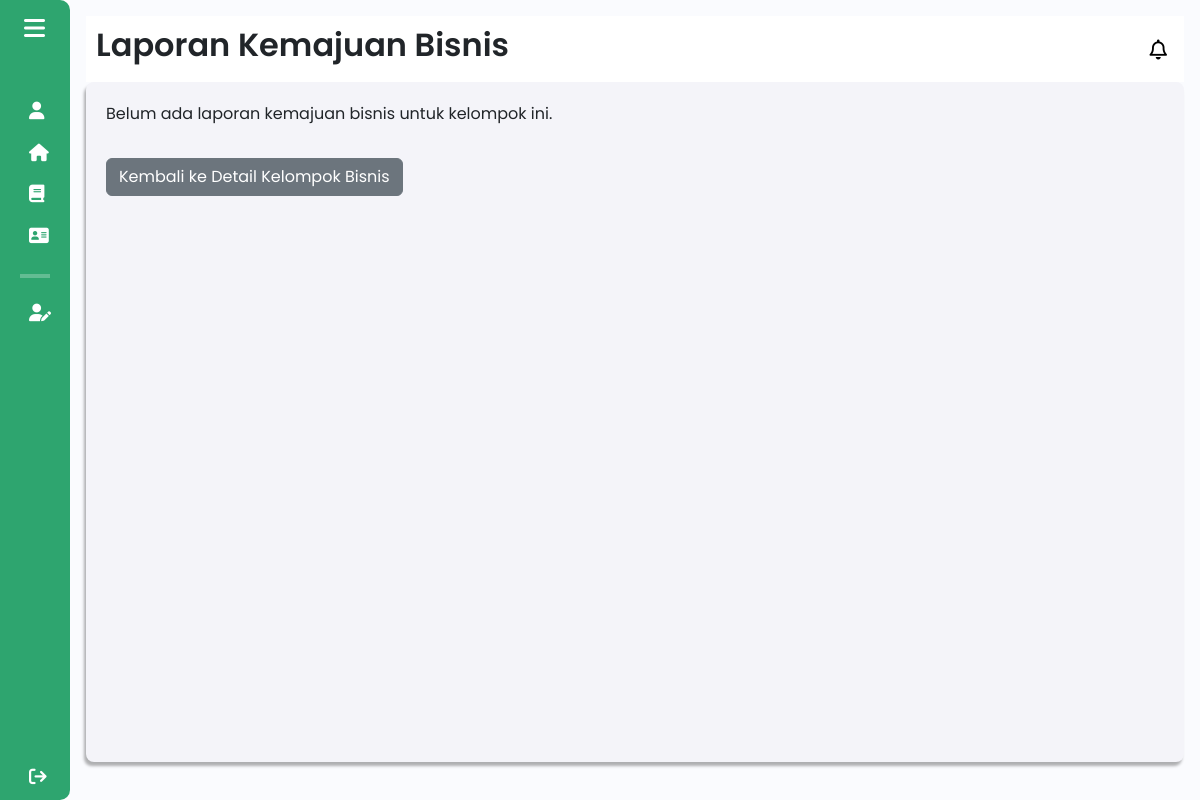
The app's page /components/pages/mentorbisnis/laporan_bisnis_mentor.php?id_kelompok=21 (signed in), older data.
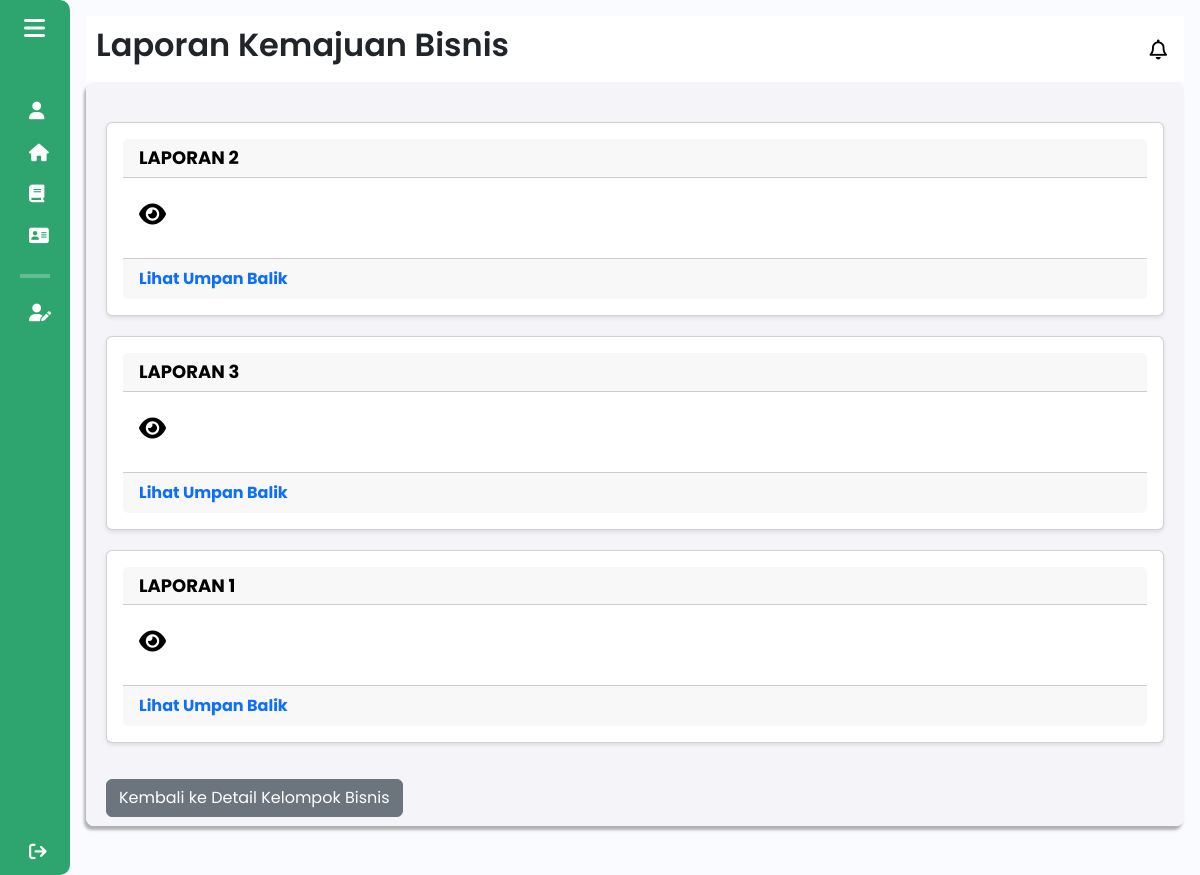
The same page, newer data.
### tables this page shows
CREATE TABLE `laporan_bisnis` (
  `id` int(11) NOT NULL,
  `judul_laporan` varchar(255) NOT NULL,
  `jenis_laporan` varchar(30) NOT NULL,
  `laporan_penjualan` text DEFAULT NULL,
  `laporan_pemasaran` text DEFAULT NULL,
  `laporan_produksi` text DEFAULT NULL,
  `laporan_sdm` text DEFAULT NULL,
  `laporan_keuangan` text DEFAULT NULL,
  `laporan_pdf` text DEFAULT NULL,
  `tanggal_upload` datetime NOT NULL DEFAULT current_timestamp(),
  `id_kelompok` int(11) DEFAULT NULL,
  `feedback` varchar(255) DEFAULT NULL
);

### components/pages/mentorbisnis/laporan_bisnis_mentor.php (the view, shortened to what this page needs)
<?php
include $_SERVER['DOCUMENT_ROOT'] . '/Aplikasi-Kewirausahaan/config/db_connection.php';
$id_kelompok = isset($_GET['id_kelompok']) ? (int)$_GET['id_kelompok'] : null;
if ($id_kelompok) {
    $sql = "SELECT * FROM laporan_bisnis WHERE id_kelompok = ?";
    $stmt = $conn->prepare($sql);
    $stmt->bind_param("i", $id_kelompok);
    $stmt->execute();
    $result = $stmt->get_result();
} else {
    echo "ID kelompok tidak ditemukan!";
    exit;
}
?>
<!DOCTYPE html>
<html lang="en">
<head>
    <link href="https://cdn.lineicons.com/4.0/lineicons.css" rel="stylesheet" />
    <link href="https://cdn.jsdelivr.net/npm/bootstrap@5.3.0-alpha3/dist/css/bootstrap.min.css" rel="stylesheet"
>
    <link rel="stylesheet" href="/Aplikasi-Kewirausahaan/assets/css/laporan_bisnis.css">
</head>
<body>
    <div class="wrapper">
        <?php
        include 'sidebar_mentor.php';
        ?>
        <div class="main p-3">
            <div class="main_header">
                <?php
                    include 'header_mentor.php';
                ?>
            </div>
            <div class="main_wrapper">
                <?php
                    if ($result->num_rows > 0) {
                        while ($laporan = $result->fetch_assoc()) {
                            $id = $laporan['id'];
                            ?>
                            <div class="card">
                                <div class="card-header">
                                    <h2><?php echo htmlspecialchars($laporan['judul_laporan']); ?></h2>
                                </div>
                                <a href="detail_laporan_bisnis_mentor.php?id=<?php echo $id; ?>&id_kelompok=<?php echo $id_kelompok; ?>">
                                    <div class="card-body">
                                        <i class="fa-solid fa-eye detail-icon" title="Lihat Detail Laporan Kemajuan Bisnis"></i>
                                    </div>
                                </a>
                                <div class="card-footer">
                                    <a href="detail_laporan_bisnis_mentor.php?id=<?php echo $id; ?>&id_kelompok=<?php echo $id_kelompok; ?>">Lihat Umpan Balik</a>
                                </div>
                            </div>
                            <?php
                        }
                    } else {
                        echo "<p>Belum ada laporan kemajuan bisnis untuk kelompok ini.</p>";
                    }
                    ?>
                <div class="mt-3" onclick="window.location.href='detail_kelompok.php?id_kelompok=<?php echo $id_kelompok; ?>'" title="Kembali ke Detail Kelompok Bisnis">
                    <button class="btn btn-secondary mt-3">Kembali ke Detail Kelompok Bisnis</button>
                </div>
            </div>
        </div>
    </div>
</body>
</html>

Row changes from the older to the newer data that the page shows:
added laporan_bisnis: judul_laporan "LAPORAN 2"
added laporan_bisnis: judul_laporan "LAPORAN 3"
added laporan_bisnis: judul_laporan "LAPORAN 1"
Text that changed along with them:
text no longer shown: "Belum ada laporan kemajuan bisnis untuk kelompok ini."
